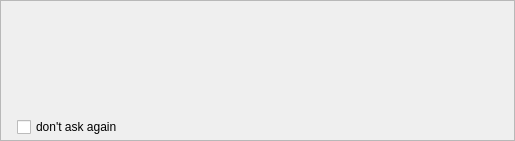
<?xml version="1.0" encoding="UTF-8"?>
<ui version="4.0">
 <class>questionFame</class>
 <widget class="QFrame" name="questionFame">
  <property name="geometry">
   <rect>
    <x>0</x>
    <y>0</y>
    <width>515</width>
    <height>141</height>
   </rect>
  </property>
  <property name="windowTitle">
   <string>Form</string>
  </property>
  <property name="frameShape">
   <enum>QFrame::StyledPanel</enum>
  </property>
  <property name="frameShadow">
   <enum>QFrame::Sunken</enum>
  </property>
  <layout class="QHBoxLayout" name="horizontalLayout_2">
   <property name="spacing">
    <number>6</number>
   </property>
   <property name="margin">
    <number>3</number>
   </property>
   <item>
    <widget class="QLabel" name="questionIcon">
     <property name="sizePolicy">
      <sizepolicy hsizetype="Minimum" vsizetype="Minimum">
       <horstretch>0</horstretch>
       <verstretch>0</verstretch>
      </sizepolicy>
     </property>
     <property name="text">
      <string/>
     </property>
    </widget>
   </item>
   <item>
    <widget class="QFrame" name="frame">
     <property name="frameShape">
      <enum>QFrame::NoFrame</enum>
     </property>
     <property name="frameShadow">
      <enum>QFrame::Plain</enum>
     </property>
     <layout class="QVBoxLayout" name="verticalLayout">
      <property name="spacing">
       <number>3</number>
      </property>
      <property name="margin">
       <number>0</number>
      </property>
      <item>
       <widget class="QLabel" name="questionLabel">
        <property name="sizePolicy">
         <sizepolicy hsizetype="MinimumExpanding" vsizetype="Fixed">
          <horstretch>0</horstretch>
          <verstretch>0</verstretch>
         </sizepolicy>
        </property>
        <property name="text">
         <string/>
        </property>
        <property name="alignment">
         <set>Qt::AlignCenter</set>
        </property>
        <property name="wordWrap">
         <bool>true</bool>
        </property>
       </widget>
      </item>
      <item>
       <widget class="QLabel" name="listLabel">
        <property name="text">
         <string/>
        </property>
        <property name="alignment">
         <set>Qt::AlignHCenter|Qt::AlignTop</set>
        </property>
        <property name="wordWrap">
         <bool>true</bool>
        </property>
       </widget>
      </item>
      <item>
       <widget class="QCheckBox" name="checkBox_dnaa">
        <property name="text">
         <string>don't ask again</string>
        </property>
       </widget>
      </item>
     </layout>
    </widget>
   </item>
   <item>
    <widget class="QFrame" name="frameSide">
     <property name="frameShape">
      <enum>QFrame::NoFrame</enum>
     </property>
     <property name="frameShadow">
      <enum>QFrame::Plain</enum>
     </property>
     <layout class="QVBoxLayout" name="verticalLayout_2">
      <property name="spacing">
       <number>0</number>
      </property>
      <property name="margin">
       <number>0</number>
      </property>
      <item>
       <widget class="QLabel" name="label">
        <property name="sizePolicy">
         <sizepolicy hsizetype="Preferred" vsizetype="Preferred">
          <horstretch>0</horstretch>
          <verstretch>100</verstretch>
         </sizepolicy>
        </property>
        <property name="text">
         <string/>
        </property>
       </widget>
      </item>
      <item>
       <widget class="QFrame" name="frameButtons">
        <property name="frameShape">
         <enum>QFrame::NoFrame</enum>
        </property>
        <property name="frameShadow">
         <enum>QFrame::Plain</enum>
        </property>
        <layout class="QHBoxLayout" name="horizontalLayout">
         <property name="spacing">
          <number>0</number>
         </property>
         <property name="margin">
          <number>0</number>
         </property>
         <item>
          <widget class="QPushButton" name="questionOkButton">
           <property name="sizePolicy">
            <sizepolicy hsizetype="Fixed" vsizetype="Fixed">
             <horstretch>0</horstretch>
             <verstretch>0</verstretch>
            </sizepolicy>
           </property>
           <property name="flat">
            <bool>true</bool>
           </property>
          </widget>
         </item>
         <item>
          <widget class="QPushButton" name="questionCancelButton">
           <property name="sizePolicy">
            <sizepolicy hsizetype="Fixed" vsizetype="Fixed">
             <horstretch>0</horstretch>
             <verstretch>0</verstretch>
            </sizepolicy>
           </property>
           <property name="flat">
            <bool>true</bool>
           </property>
          </widget>
         </item>
        </layout>
       </widget>
      </item>
     </layout>
    </widget>
   </item>
  </layout>
 </widget>
 <connections/>
</ui>
